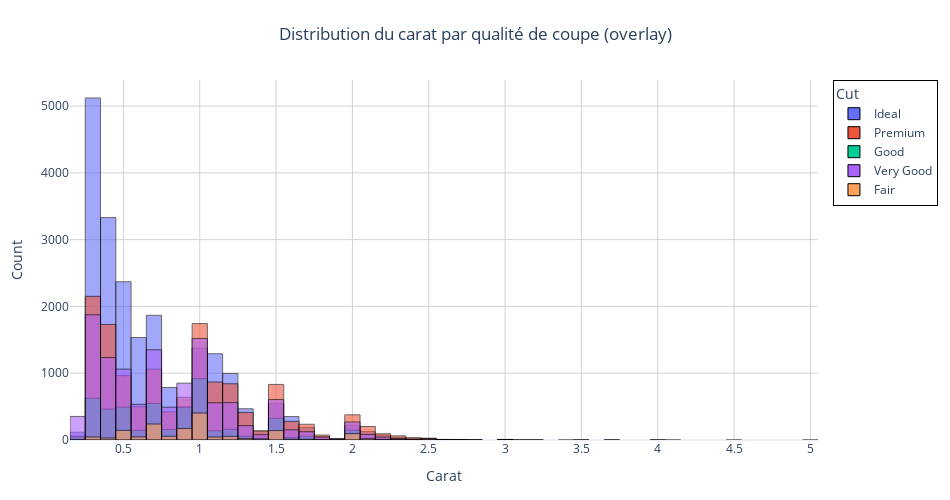

The notebook cell saved with this chart:
### Code cell
fig_hist_carat_by_cut = px.histogram(
    diamonds_df,
    x="carat",
    color="cut",
    nbins=60,
    barmode="overlay",
    opacity=0.6,
    title="Distribution du carat par qualité de coupe (overlay)",
)
fig_hist_carat_by_cut.update_traces(
    marker=dict(line=dict(width=1, color="black")),
    hovertemplate="Carat: %{x}<br>Count: %{y}<extra></extra>",
)
fig_hist_carat_by_cut.update_layout(
    template="plotly_white",
    width=950,
    height=500,
    legend=dict(title="Cut", bgcolor="rgba(255,255,255,0.8)", bordercolor="black", borderwidth=1),
    title=dict(x=0.5, xanchor="center"),
    margin=dict(l=70, r=30, t=80, b=60),
)
fig_hist_carat_by_cut.update_xaxes(title="Carat", showgrid=True, gridcolor="lightgrey", zeroline=False)
fig_hist_carat_by_cut.update_yaxes(title="Count", showgrid=True, gridcolor="lightgrey")
fig_hist_carat_by_cut.show()

### Figure 1 — Plotly figure (JSON) as saved in the notebook; plotly's stock layout.template omitted (floating-point values rounded to 4 significant figures; data arrays with more than 128 entries replaced by an {"elided": "..."} marker saying what was removed)
{"data": [{"bingroup": "x", "hovertemplate": "Carat: %{x}<br>Count: %{y}<extra></extra>", "legendgroup": "Ideal", "marker": {"color": "#636efa", "opacity": 0.6, "pattern": {"shape": ""}, "line": {"color": "black", "width": 1}}, "name": "Ideal", "nbinsx": 60, "orientation": "v", "showlegend": true, "x": {"elided": "21551 float values"}, "xaxis": "x", "yaxis": "y", "type": "histogram"}, {"bingroup": "x", "hovertemplate": "Carat: %{x}<br>Count: %{y}<extra></extra>", "legendgroup": "Premium", "marker": {"color": "#EF553B", "opacity": 0.6, "pattern": {"shape": ""}, "line": {"color": "black", "width": 1}}, "name": "Premium", "nbinsx": 60, "orientation": "v", "showlegend": true, "x": {"elided": "13791 float values"}, "xaxis": "x", "yaxis": "y", "type": "histogram"}, {"bingroup": "x", "hovertemplate": "Carat: %{x}<br>Count: %{y}<extra></extra>", "legendgroup": "Good", "marker": {"color": "#00cc96", "opacity": 0.6, "pattern": {"shape": ""}, "line": {"color": "black", "width": 1}}, "name": "Good", "nbinsx": 60, "orientation": "v", "showlegend": true, "x": {"elided": "4906 float values"}, "xaxis": "x", "yaxis": "y", "type": "histogram"}, {"bingroup": "x", "hovertemplate": "Carat: %{x}<br>Count: %{y}<extra></extra>", "legendgroup": "Very Good", "marker": {"color": "#ab63fa", "opacity": 0.6, "pattern": {"shape": ""}, "line": {"color": "black", "width": 1}}, "name": "Very Good", "nbinsx": 60, "orientation": "v", "showlegend": true, "x": {"elided": "12082 float values"}, "xaxis": "x", "yaxis": "y", "type": "histogram"}, {"bingroup": "x", "hovertemplate": "Carat: %{x}<br>Count: %{y}<extra></extra>", "legendgroup": "Fair", "marker": {"color": "#FFA15A", "opacity": 0.6, "pattern": {"shape": ""}, "line": {"color": "black", "width": 1}}, "name": "Fair", "nbinsx": 60, "orientation": "v", "showlegend": true, "x": {"elided": "1610 float values"}, "xaxis": "x", "yaxis": "y", "type": "histogram"}], "layout": {"xaxis": {"anchor": "y", "domain": [0.0, 1.0], "title": {"text": "Carat"}, "showgrid": true, "gridcolor": "lightgrey", "zeroline": false}, "yaxis": {"anchor": "x", "domain": [0.0, 1.0], "title": {"text": "Count"}, "showgrid": true, "gridcolor": "lightgrey"}, "legend": {"title": {"text": "Cut"}, "tracegroupgap": 0, "bgcolor": "rgba(255,255,255,0.8)", "bordercolor": "black", "borderwidth": 1}, "title": {"text": "Distribution du carat par qualité de coupe (overlay)", "x": 0.5, "xanchor": "center"}, "barmode": "overlay", "margin": {"l": 70, "r": 30, "t": 80, "b": 60}, "width": 950, "height": 500}}
